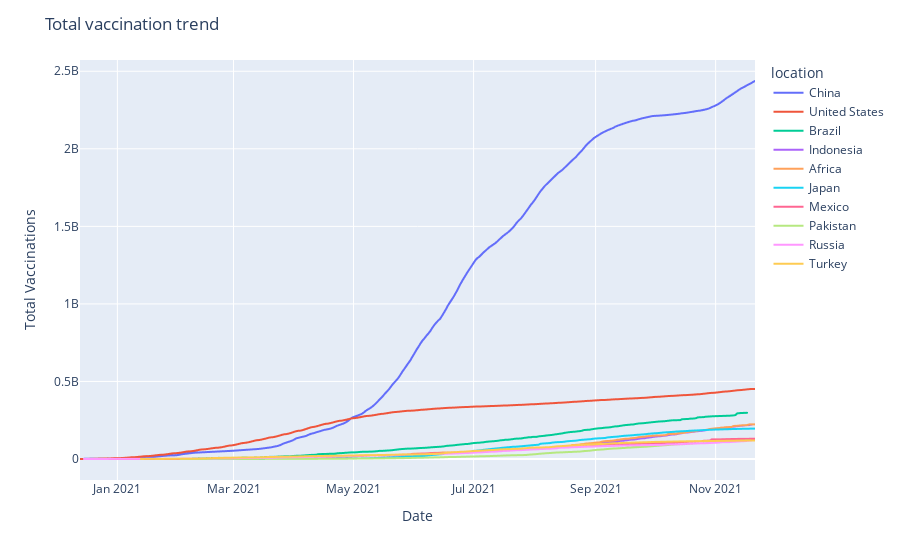

The cell this chart's notebook holds for it:
### Code cell
import plotly.express as px

fig=px.line(top10_2, x='date', y='total_vaccinations', color='location')
fig.update_layout(
    title="Total vaccination trend",
    xaxis_title="Date",
    yaxis_title="Total Vaccinations"
)
fig.show()

### Figure 1 — Plotly figure (JSON) as saved in the notebook; plotly's stock layout.template omitted (floating-point values rounded to 4 significant figures; data arrays with more than 128 entries replaced by an {"elided": "..."} marker saying what was removed)
{"data": [{"hovertemplate": "location=China<br>date=%{x}<br>total_vaccinations=%{y}<extra></extra>", "legendgroup": "China", "line": {"color": "#636efa", "dash": "solid"}, "marker": {"symbol": "circle"}, "mode": "lines", "name": "China", "showlegend": true, "type": "scattergl", "x": {"elided": "257 str values"}, "xaxis": "x", "y": {"elided": "257 int values"}, "yaxis": "y"}, {"hovertemplate": "location=United States<br>date=%{x}<br>total_vaccinations=%{y}<extra></extra>", "legendgroup": "United States", "line": {"color": "#EF553B", "dash": "solid"}, "marker": {"symbol": "circle"}, "mode": "lines", "name": "United States", "showlegend": true, "type": "scattergl", "x": {"elided": "344 str values"}, "xaxis": "x", "y": {"elided": "344 int values"}, "yaxis": "y"}, {"hovertemplate": "location=Brazil<br>date=%{x}<br>total_vaccinations=%{y}<extra></extra>", "legendgroup": "Brazil", "line": {"color": "#00cc96", "dash": "solid"}, "marker": {"symbol": "circle"}, "mode": "lines", "name": "Brazil", "showlegend": true, "type": "scattergl", "x": {"elided": "244 str values"}, "xaxis": "x", "y": {"elided": "244 int values"}, "yaxis": "y"}, {"hovertemplate": "location=Indonesia<br>date=%{x}<br>total_vaccinations=%{y}<extra></extra>", "legendgroup": "Indonesia", "line": {"color": "#ab63fa", "dash": "solid"}, "marker": {"symbol": "circle"}, "mode": "lines", "name": "Indonesia", "showlegend": true, "type": "scattergl", "x": {"elided": "269 str values"}, "xaxis": "x", "y": {"elided": "269 int values"}, "yaxis": "y"}, {"hovertemplate": "location=Africa<br>date=%{x}<br>total_vaccinations=%{y}<extra></extra>", "legendgroup": "Africa", "line": {"color": "#FFA15A", "dash": "solid"}, "marker": {"symbol": "circle"}, "mode": "lines", "name": "Africa", "showlegend": true, "type": "scattergl", "x": {"elided": "308 str values"}, "xaxis": "x", "y": {"elided": "308 int values"}, "yaxis": "y"}, {"hovertemplate": "location=Japan<br>date=%{x}<br>total_vaccinations=%{y}<extra></extra>", "legendgroup": "Japan", "line": {"color": "#19d3f3", "dash": "solid"}, "marker": {"symbol": "circle"}, "mode": "lines", "name": "Japan", "showlegend": true, "type": "scattergl", "x": {"elided": "220 str values"}, "xaxis": "x", "y": {"elided": "220 int values"}, "yaxis": "y"}, {"hovertemplate": "location=Mexico<br>date=%{x}<br>total_vaccinations=%{y}<extra></extra>", "legendgroup": "Mexico", "line": {"color": "#FF6692", "dash": "solid"}, "marker": {"symbol": "circle"}, "mode": "lines", "name": "Mexico", "showlegend": true, "type": "scattergl", "x": {"elided": "299 str values"}, "xaxis": "x", "y": {"elided": "299 int values"}, "yaxis": "y"}, {"hovertemplate": "location=Pakistan<br>date=%{x}<br>total_vaccinations=%{y}<extra></extra>", "legendgroup": "Pakistan", "line": {"color": "#B6E880", "dash": "solid"}, "marker": {"symbol": "circle"}, "mode": "lines", "name": "Pakistan", "showlegend": true, "type": "scattergl", "x": ["2021-11-19", "2021-11-18", "2021-11-17", "2021-11-16", "2021-11-15", "2021-11-14", "2021-11-12", "2021-11-11", "2021-11-10", "2021-11-09", "2021-11-08", "2021-11-07", "2021-11-05", "2021-11-04", "2021-11-02", "2021-11-01", "2021-10-28", "2021-10-26", "2021-10-23", "2021-10-21", "2021-10-20", "2021-10-12", "2021-10-11", "2021-10-07", "2021-10-05", "2021-10-04", "2021-09-30", "2021-09-28", "2021-09-27", "2021-09-22", "2021-09-20", "2021-09-19", "2021-09-17", "2021-09-16", "2021-09-14", "2021-09-12", "2021-09-10", "2021-09-09", "2021-09-08", "2021-09-07", "2021-09-06", "2021-09-05", "2021-09-02", "2021-09-01", "2021-08-31", "2021-08-29", "2021-08-26", "2021-08-24", "2021-08-21", "2021-08-20", "2021-08-18", "2021-08-17", "2021-08-15", "2021-08-13", "2021-08-12", "2021-08-11", "2021-08-10", "2021-08-09", "2021-08-07", "2021-08-06", "2021-08-05", "2021-08-04", "2021-08-03", "2021-08-01", "2021-07-31", "2021-07-30", "2021-07-29", "2021-07-28", "2021-07-26", "2021-07-21", "2021-07-17", "2021-07-16", "2021-07-15", "2021-07-14", "2021-07-13", "2021-07-11", "2021-07-10", "2021-07-07", "2021-07-04", "2021-07-03", "2021-07-01", "2021-06-23", "2021-06-21", "2021-06-19", "2021-06-18", "2021-06-17", "2021-06-16", "2021-06-15", "2021-06-13", "2021-06-12", "2021-06-09", "2021-06-05", "2021-06-03", "2021-06-02", "2021-06-01", "2021-05-27", "2021-05-24", "2021-05-21", "2021-05-20", "2021-05-13", "2021-05-11", "2021-05-06", "2021-05-05", "2021-05-04", "2021-04-28", "2021-04-13", "2021-04-08", "2021-04-06", "2021-03-31", "2021-03-14", "2021-02-21", "2021-02-17", "2021-02-10", "2021-02-02"], "xaxis": "x", "y": [120448598, 120233579, 120003443, 119738546, 119436714, 119035991, 118333360, 117243931, 116131086, 114891170, 113188078, 111967455, 110800576, 109586984, 106984156, 105881931, 103514198, 102067945, 100741762, 99335067, 98607708, 93551193, 92597193, 89719686, 87741079, 86630655, 82830350, 80508569, 79533208, 76141484, 74837117, 73831778, 72986511, 71311567, 70402987, 68227337, 67342288, 66456245, 65505999, 64554859, 63319214, 61724580, 59384758, 58156714, 56768446, 53314628, 50985184, 47802106, 46456077, 45540221, 44736977, 44322217, 42688545, 42173424, 41467713, 40664110, 39712007, 38722292, 37424706, 36331025, 35306892, 34204053, 33059676, 30590183, 29648055, 28743225, 27875999, 26248235, 25248858, 24096587, 22735993, 22222701, 21660650, 21076550, 20540263, 19883900, 19067352, 18228235, 17390346, 16714717, 16356499, 13484364, 12977740, 12750760, 12483801, 12065211, 11745889, 11085787, 10696402, 10496228, 9559910, 8263763, 7953574, 7648481, 7337187, 6130509, 5358808, 4956853, 4747033, 3836291, 3705244, 3320304, 3150122, 2967870, 2100000, 1300000, 1114000, 936383, 800000, 350000, 72882, 52768, 27228, 0], "yaxis": "y"}, {"hovertemplate": "location=Russia<br>date=%{x}<br>total_vaccinations=%{y}<extra></extra>", "legendgroup": "Russia", "line": {"color": "#FF97FF", "dash": "solid"}, "marker": {"symbol": "circle"}, "mode": "lines", "name": "Russia", "showlegend": true, "type": "scattergl", "x": {"elided": "243 str values"}, "xaxis": "x", "y": {"elided": "243 int values"}, "yaxis": "y"}, {"hovertemplate": "location=Turkey<br>date=%{x}<br>total_vaccinations=%{y}<extra></extra>", "legendgroup": "Turkey", "line": {"color": "#FECB52", "dash": "solid"}, "marker": {"symbol": "circle"}, "mode": "lines", "name": "Turkey", "showlegend": true, "type": "scattergl", "x": {"elided": "311 str values"}, "xaxis": "x", "y": {"elided": "311 int values"}, "yaxis": "y"}], "layout": {"legend": {"title": {"text": "location"}, "tracegroupgap": 0}, "margin": {"t": 60}, "title": {"text": "Total vaccination trend"}, "xaxis": {"anchor": "y", "domain": [0, 1], "title": {"text": "Date"}}, "yaxis": {"anchor": "x", "domain": [0, 1], "title": {"text": "Total Vaccinations"}}}}
